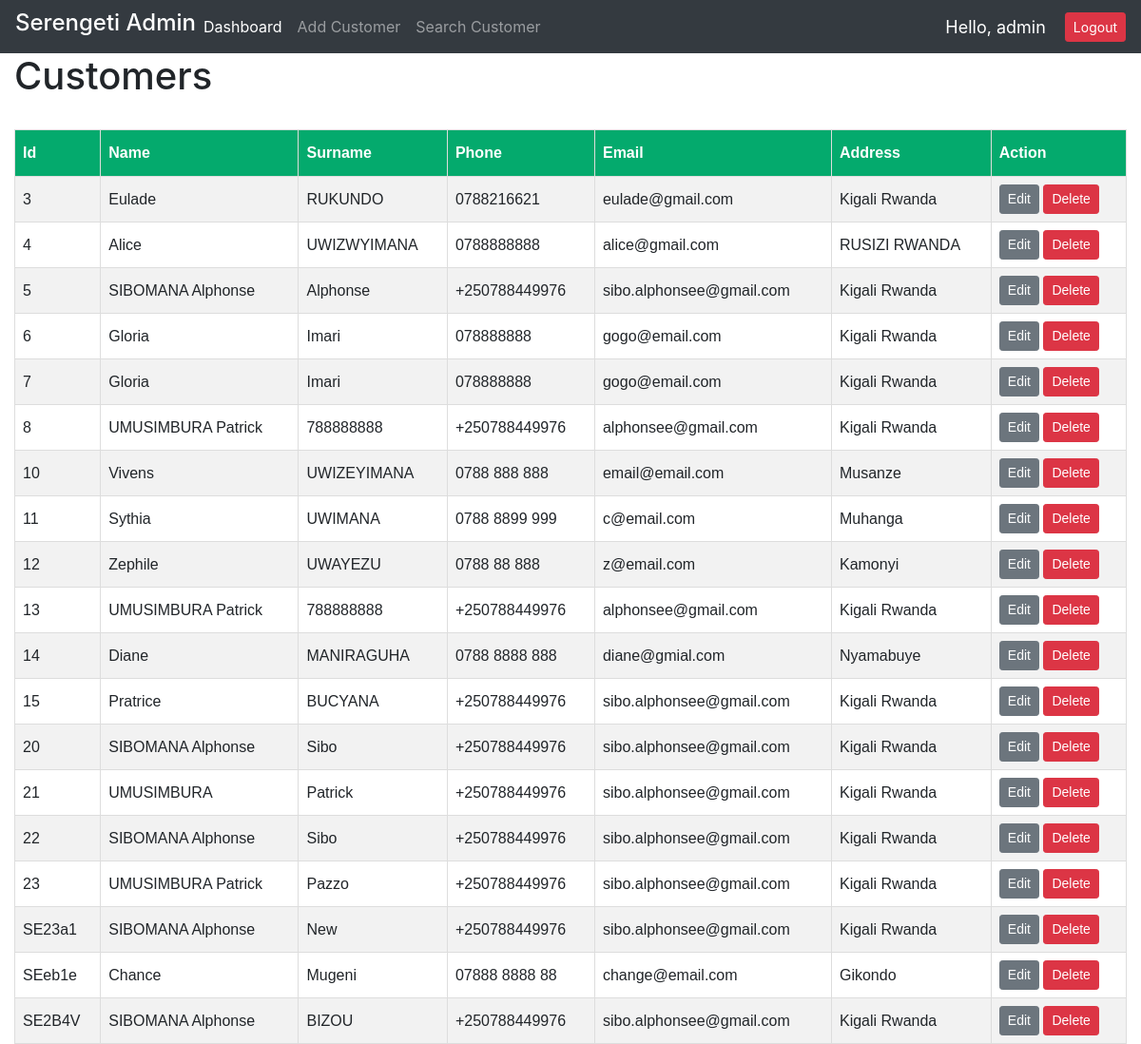
Page / (signed in) on the earlier database version.
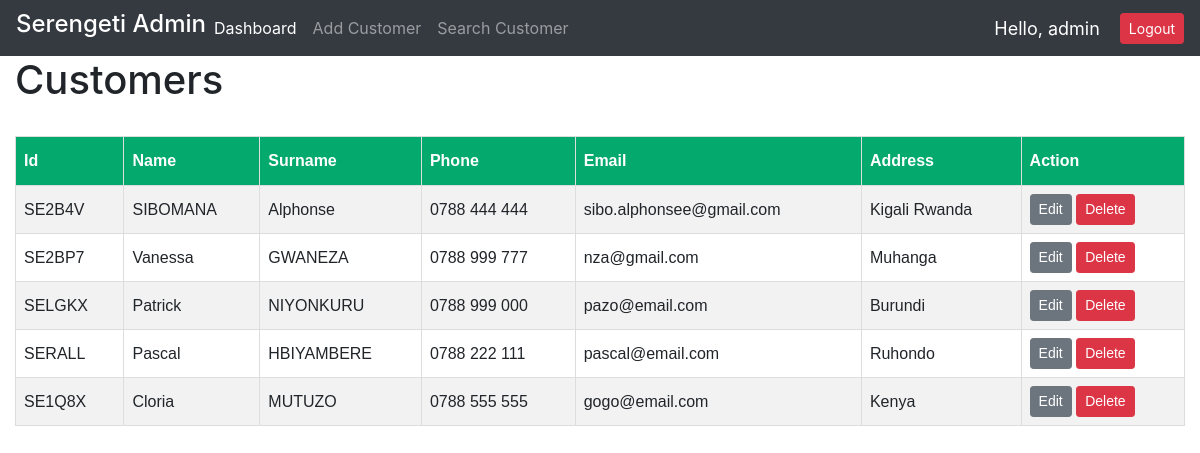
Same page on the later database version.
### cms/models.py (models this page shows, shortened)
class Customers(models.Model):
    name = models.CharField(max_length=200, null=True)
    surname = models.CharField(max_length=200, null=True,)
    email = models.EmailField(max_length=200, null=True, blank=True)
    phone_number = models.CharField(max_length=13, null=True,)
    address = models.CharField(max_length=200, null=True)
    date_created = models.DateTimeField(auto_now_add=True, null=True, blank=True)
    id = ShortUUIDField(
        length=4,
        max_length=4,
        prefix="SE",
        alphabet="ABCDEFGHJKLMNOPQRWSVXTUZY1234567890",
        primary_key=True,
    )

### cms/views.py (the view)
# urls.py: path('', views.dashboard, name='dashboard'),
@login_required(login_url='login')
def dashboard(request):
    customers = Customers.objects.all()
    context = {'customers': customers}
    return render(request, 'cms/dashboard.html', context)

### cms/templates/cms/dashboard.html
{% extends 'cms/main.html' %}
{% load static %}
{%  block content %}
<h1>Customers</h1>
<br>
<table id="customers">
  <tr>
    <th>Id</th>
    <th>Name</th>
    <th>Surname</th>
    <th>Phone</th>
    <th>Email</th>
    <th>Address</th>
    <th>Action</th>
  </tr>
  {%for customer in customers%}
  <tr>
    <td>{{customer.id}}</td>
    <td>{{customer.name}}</td>
    <td>{{customer.surname}}</td>
    <td>{{customer.phone_number}}</td>
    <td>{{customer.email}}</td>
    <td>{{customer.address}}</td>
    <td>
      <a class="btn btn-secondary btn-sm" href="{% url 'edit-customer' customer.id %}">Edit</a>
      <a class="btn btn-danger btn-sm" href="{% url 'delete-customer' customer.id %}">Delete</a>
    </td>
  </tr>
  {% endfor %}
</table>
{%  endblock %}

Differences in the rows shown:
removed Customers: id "3", name "Eulade", surname "RUKUNDO", phone_number "0788216621", email "eulade@gmail.com", address "Kigali Rwanda"
removed Customers: id "4", name "Alice", surname "UWIZWYIMANA", phone_number "0788888888", email "alice@gmail.com", address "RUSIZI RWANDA"
removed Customers: id "5", name "SIBOMANA Alphonse", surname "Alphonse", phone_number "+250788449976", email "sibo.alphonsee@gmail.com", address "Kigali Rwanda"
removed Customers: id "6", name "Gloria", surname "Imari", phone_number "078888888", email "gogo@email.com", address "Kigali Rwanda"
removed Customers: id "7", name "Gloria", surname "Imari", phone_number "078888888", email "gogo@email.com", address "Kigali Rwanda"
removed Customers: id "8", name "UMUSIMBURA Patrick", surname "788888888", phone_number "+250788449976", email "alphonsee@gmail.com", address "Kigali Rwanda"
removed Customers: id "10", name "Vivens", surname "UWIZEYIMANA", phone_number "0788 888 888", email "email@email.com", address "Musanze"
removed Customers: id "11", name "Sythia", surname "UWIMANA", phone_number "0788 8899 999", email "c@email.com", address "Muhanga"
removed Customers: id "12", name "Zephile", surname "UWAYEZU", phone_number "0788 88 888", email "z@email.com", address "Kamonyi"
removed Customers: id "13", name "UMUSIMBURA Patrick", surname "788888888", phone_number "+250788449976", email "alphonsee@gmail.com", address "Kigali Rwanda"
removed Customers: id "14", name "Diane", surname "MANIRAGUHA", phone_number "0788 8888 888", email "diane@gmial.com", address "Nyamabuye"
removed Customers: id "15", name "Pratrice", surname "BUCYANA", phone_number "+250788449976", email "sibo.alphonsee@gmail.com", address "Kigali Rwanda"
removed Customers: id "20", name "SIBOMANA Alphonse", surname "Sibo", phone_number "+250788449976", email "sibo.alphonsee@gmail.com", address "Kigali Rwanda"
removed Customers: id "21", name "UMUSIMBURA", surname "Patrick", phone_number "+250788449976", email "sibo.alphonsee@gmail.com", address "Kigali Rwanda"
removed Customers: id "22", name "SIBOMANA Alphonse", surname "Sibo", phone_number "+250788449976", email "sibo.alphonsee@gmail.com", address "Kigali Rwanda"
removed Customers: id "23", name "UMUSIMBURA Patrick", surname "Pazzo", phone_number "+250788449976", email "sibo.alphonsee@gmail.com", address "Kigali Rwanda"
removed Customers: id "SE23a1", name "SIBOMANA Alphonse", surname "New", phone_number "+250788449976", email "sibo.alphonsee@gmail.com", address "Kigali Rwanda"
removed Customers: id "SEeb1e", name "Chance", surname "Mugeni", phone_number "07888 8888 88", email "change@email.com", address "Gikondo"
changed Customers "SE2B4V": name "SIBOMANA Alphonse" → "SIBOMANA"; surname "BIZOU" → "Alphonse"; phone_number "+250788449976" → "0788 444 444"
added Customers: id "SE2BP7", name "Vanessa", surname "GWANEZA", phone_number "0788 999 777", email "nza@gmail.com", address "Muhanga"
added Customers: id "SELGKX", name "Patrick", surname "NIYONKURU", phone_number "0788 999 000", email "pazo@email.com", address "Burundi"
added Customers: id "SERALL", name "Pascal", surname "HBIYAMBERE", phone_number "0788 222 111", email "pascal@email.com", address "Ruhondo"
added Customers: id "SE1Q8X", name "Cloria", surname "MUTUZO", phone_number "0788 555 555", email "gogo@email.com", address "Kenya"
